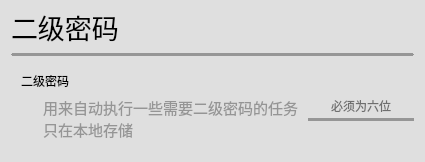
                     <widget class="QWidget" name="widget_22" native="true">
                      <property name="styleSheet">
                       <string notr="true">QWidget {
                background-color: #dfdfdf;  /* 背景颜色 */
				border-radius:10px;
            }
/* 调整勾选框的大小 */
QCheckBox::indicator {
	width: 20px;      /* 勾选框宽度 */
	height: 20px;     /* 勾选框高度 */
	outline:none;
border:none;
}

/* 可选：设置勾选框不同状态的样式 */
QCheckBox::indicator:unchecked {
	border: 2px solid #0f322f;
	border-radius: 3px;
}
QCheckBox::indicator:checked {
	background-color:#39C5BB;
	border: 2px solid #0f322f;
	border-radius: 3px;
	
}

/* 禁用状态 */
QCheckBox::indicator:disabled {
	background-color: #f0f0f0;
	border-color: #cccccc;
}
/* 1. 未选中（默认）状态的下边框 */
            QLineEdit {
                /* 清除默认边框，只保留下边框 */
                border: none;
                border-bottom: 3px solid #969696;  /* 灰色下边框 */
                padding: 5px 0;  /* 上下下内边距，避免文字紧贴紧贴边框 */
				border-radius:0px;
                background: transparent;  /* 背景透明，只显示下边框 */
            }
            
            /* 2. 选中（获得焦点点）状态的下边框 */
            QLineEdit:focus {
                border-bottom: 4px solid #39C5BB;  /* 蓝色下边框（突出显示） */
                outline: none;  /* 去除系统默认的聚焦外边框 */
            }
            
            /* 3. 鼠标略过（悬停）状态的下边框 */
            QLineEdit:hover {
                border-bottom: 4px solid #39C5BB;  /* 深灰色下边框（中间状态） */
            }</string>
                      </property>
                      <layout class="QVBoxLayout" name="verticalLayout_34">
                       <property name="topMargin">
                        <number>7</number>
                       </property>
                       <item>
                        <widget class="QLabel" name="label_30">
                         <property name="styleSheet">
                          <string notr="true">font-size:20pt;
border:none;</string>
                         </property>
                         <property name="text">
                          <string>二级密码</string>
                         </property>
                        </widget>
                       </item>
                       <item>
                        <widget class="QFrame" name="frame_7">
                         <property name="styleSheet">
                          <string notr="true">QWidget QFrame{
border:2px solid #969696;
border-radius:1px;
            }</string>
                         </property>
                         <property name="frameShape">
                          <enum>QFrame::Shape::HLine</enum>
                         </property>
                         <property name="frameShadow">
                          <enum>QFrame::Shadow::Raised</enum>
                         </property>
                        </widget>
                       </item>
                       <item>
                        <layout class="QGridLayout" name="gridLayout_9" rowstretch="0" columnstretch="5,0">
                         <property name="leftMargin">
                          <number>10</number>
                         </property>
                         <property name="topMargin">
                          <number>10</number>
                         </property>
                         <property name="rightMargin">
                          <number>0</number>
                         </property>
                         <property name="bottomMargin">
                          <number>10</number>
                         </property>
                         <item row="0" column="0">
                          <layout class="QVBoxLayout" name="verticalLayout_18">
                           <item>
                            <widget class="QLabel" name="label_114">
                             <property name="text">
                              <string>二级密码</string>
                             </property>
                            </widget>
                           </item>
                           <item>
                            <widget class="QLabel" name="label_115">
                             <property name="styleSheet">
                              <string notr="true">font-size:11pt;
color:#959595;
margin-left:18px;</string>
                             </property>
                             <property name="text">
                              <string>用来自动执行一些需要二级密码的任务
只在本地存储</string>
                             </property>
                            </widget>
                           </item>
                          </layout>
                         </item>
                         <item row="0" column="1">
                          <widget class="QLineEdit" name="secondary_password">
                           <property name="focusPolicy">
                            <enum>Qt::FocusPolicy::ClickFocus</enum>
                           </property>
                           <property name="inputMask">
                            <string/>
                           </property>
                           <property name="maxLength">
                            <number>6</number>
                           </property>
                           <property name="echoMode">
                            <enum>QLineEdit::EchoMode::PasswordEchoOnEdit</enum>
                           </property>
                           <property name="alignment">
                            <set>Qt::AlignmentFlag::AlignCenter</set>
                           </property>
                           <property name="dragEnabled">
                            <bool>false</bool>
                           </property>
                           <property name="placeholderText">
                            <string>必须为六位</string>
                           </property>
                          </widget>
                         </item>
                        </layout>
                       </item>
                      </layout>
                     </widget>
